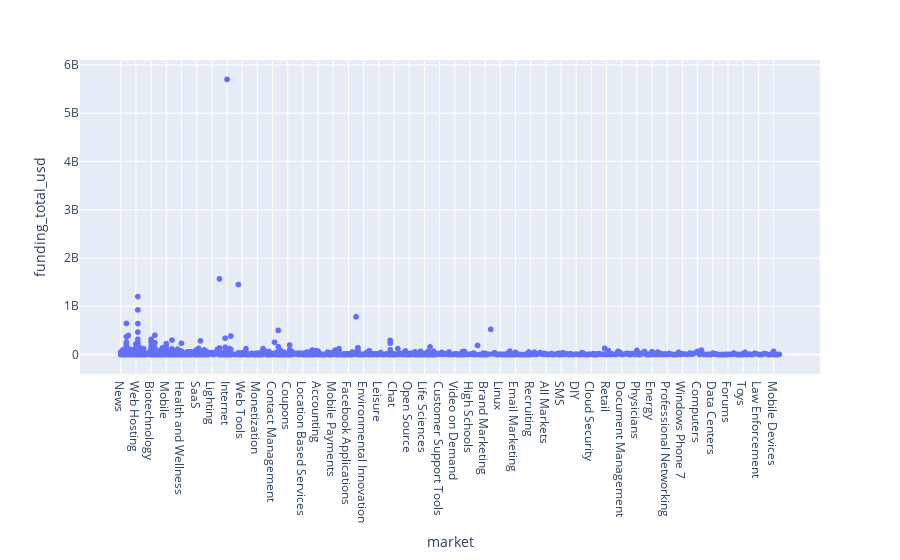

The notebook cell this image was saved under:
### Code cell
fig = px.scatter(df, x = "market", y = "funding_total_usd")
fig.show()

### Figure 1 — Plotly figure (JSON) as saved in the notebook; plotly's stock layout.template omitted (floating-point values rounded to 4 significant figures; data arrays with more than 128 entries replaced by an {"elided": "..."} marker saying what was removed)
{"data": [{"hovertemplate": "market=%{x}<br>funding_total_usd=%{y}<extra></extra>", "legendgroup": "", "marker": {"color": "#636efa", "symbol": "circle"}, "mode": "markers", "name": "", "showlegend": false, "type": "scattergl", "x": {"elided": "3748 str values"}, "xaxis": "x", "y": {"elided": "3748 int values"}, "yaxis": "y"}], "layout": {"legend": {"tracegroupgap": 0}, "margin": {"t": 60}, "xaxis": {"anchor": "y", "domain": [0, 1], "title": {"text": "market"}}, "yaxis": {"anchor": "x", "domain": [0, 1], "title": {"text": "funding_total_usd"}}}}
